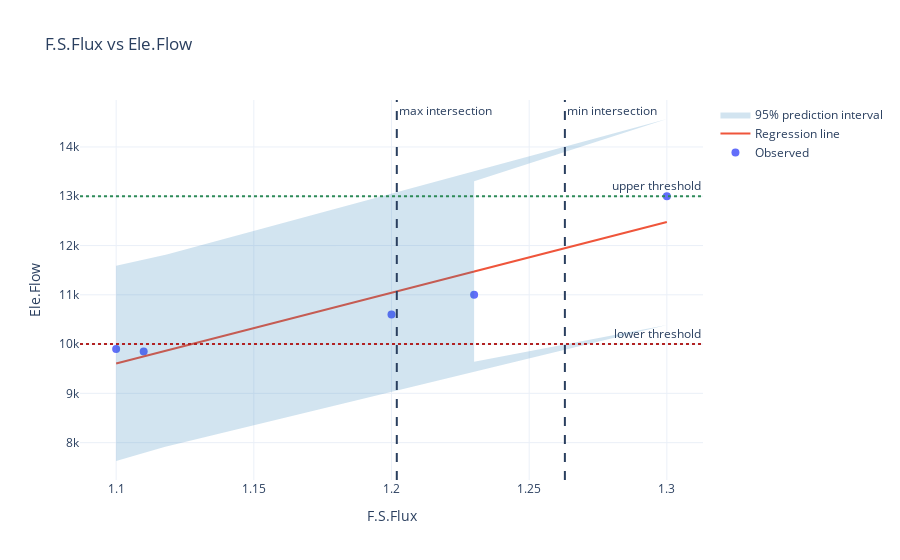

Here is the notebook cell this chart was saved with:
### Code cell
fig = go.Figure()

x_candidates = np.array([x.min(), x.max(), min_intersection, max_intersection], dtype=float)
y_candidates = np.array([y.min(), y.max(), Min_Ele_Flow, Max_Ele_Flow], dtype=float)

x_min = float(np.min(x_candidates))
x_max = float(np.max(x_candidates))
y_min = float(np.min(y_candidates))
y_max = float(np.max(y_candidates))

x_pad = (x_max - x_min) * 0.1
y_pad = (y_max - y_min) * 0.1
if x_pad == 0.0:
    x_pad = max(abs(x_min) * 0.1, 1.0)
if y_pad == 0.0:
    y_pad = max(abs(y_min) * 0.1, 1.0)

x_plot_min = x_min - x_pad
x_plot_max = x_max + x_pad
y_plot_min = y_min - y_pad
y_plot_max = y_max + y_pad

x_line = np.linspace(x_plot_min, x_plot_max, 200)
reg_line = slope * x_line + intercept
ci_lower_line = lower_fit[0] * x_line + lower_fit[1]
ci_upper_line = upper_fit[0] * x_line + upper_fit[1]

fig.add_trace(go.Scatter(
    x=x, y=y, mode='markers', name='Observed',
    marker=dict(size=8)
))

fig.add_trace(go.Scatter(
    x=x_line, y=reg_line, mode='lines', name='Regression line'
))

fig.add_trace(go.Scatter(
    x=x_line, y=ci_upper_line, mode='lines',
    line=dict(width=0), showlegend=False, hoverinfo='skip'
))
fig.add_trace(go.Scatter(
    x=x_line, y=ci_lower_line, mode='lines',
    line=dict(width=0), fill='tonexty',
    fillcolor='rgba(31, 119, 180, 0.2)', name='95% prediction interval'
))

fig.add_vline(x=min_intersection, line_dash='dash', line_color='red')
fig.add_vline(x=max_intersection, line_dash='dash', line_color='red')

fig.add_trace(go.Scatter(
    x=[x_plot_min, x_plot_max],
    y=[Min_Ele_Flow, Min_Ele_Flow],
    mode='lines',
    name='Ele.Flow???',
    line=dict(color='blue', width=2)
))
fig.add_trace(go.Scatter(
    x=[x_plot_min, x_plot_max],
    y=[Max_Ele_Flow, Max_Ele_Flow],
    mode='lines',
    name='Ele.Flow???',
    showlegend=False,
    line=dict(color='blue', width=2)
))

fig.add_trace(go.Scatter(
    x=[min_intersection, max_intersection],
    y=[Min_Ele_Flow, Max_Ele_Flow],
    mode='markers',
    showlegend=False,
    marker=dict(size=14, color='red', line=dict(color='black', width=1))
))

fig.update_layout(
    title='F.S.Flux vs Ele.Flow',
    xaxis_title='F.S.Flux',
    yaxis_title='Ele.Flow',
    template='plotly_white'
)

fig.update_xaxes(range=[x_plot_min, x_plot_max])
fig.update_yaxes(
    range=[y_plot_min, y_plot_max],
    tickformat=',.0f',
    separatethousands=True,
    exponentformat='none'
)

fig.show()

### Figure 1 — Plotly figure (JSON) as saved in the notebook; plotly's stock layout.template omitted (floating-point values rounded to 4 significant figures)
{"data": [{"marker": {"size": 8}, "mode": "markers", "name": "Observed", "type": "scatter", "x": [1.1, 1.2, 1.11, 1.3, 1.23], "y": [9900.0, 10600.0, 9850.0, 13000.0, 11000.0]}, {"mode": "lines", "name": "Regression line", "type": "scatter", "x": [1.1, 1.2, 1.11, 1.3, 1.23], "y": [9608.0, 11040.0, 9751.0, 12480.0, 11470.0]}, {"hoverinfo": "skip", "line": {"width": 0}, "mode": "lines", "showlegend": false, "type": "scatter", "x": [1.1, 1.2, 1.11, 1.3, 1.23], "y": [11590.0, 12830.0, 11690.0, 14570.0, 13300.0]}, {"fill": "tonexty", "fillcolor": "rgba(31, 119, 180, 0.2)", "line": {"width": 0}, "mode": "lines", "name": "95% prediction interval", "type": "scatter", "x": [1.1, 1.2, 1.11, 1.3, 1.23], "y": [7628.0, 9252.0, 7811.0, 10390.0, 9640.0]}], "layout": {"annotations": [{"showarrow": false, "text": "min intersection", "x": 1.263, "xanchor": "left", "xref": "x", "y": 1, "yanchor": "top", "yref": "y domain"}, {"showarrow": false, "text": "max intersection", "x": 1.202, "xanchor": "left", "xref": "x", "y": 1, "yanchor": "top", "yref": "y domain"}, {"showarrow": false, "text": "lower threshold", "x": 1, "xanchor": "right", "xref": "x domain", "y": 10000, "yanchor": "bottom", "yref": "y"}, {"showarrow": false, "text": "upper threshold", "x": 1, "xanchor": "right", "xref": "x domain", "y": 13000, "yanchor": "bottom", "yref": "y"}], "shapes": [{"line": {"dash": "dash"}, "type": "line", "x0": 1.263, "x1": 1.263, "xref": "x", "y0": 0, "y1": 1, "yref": "y domain"}, {"line": {"dash": "dash"}, "type": "line", "x0": 1.202, "x1": 1.202, "xref": "x", "y0": 0, "y1": 1, "yref": "y domain"}, {"line": {"color": "firebrick", "dash": "dot"}, "type": "line", "x0": 0, "x1": 1, "xref": "x domain", "y0": 10000, "y1": 10000, "yref": "y"}, {"line": {"color": "seagreen", "dash": "dot"}, "type": "line", "x0": 0, "x1": 1, "xref": "x domain", "y0": 13000, "y1": 13000, "yref": "y"}], "title": {"text": "F.S.Flux vs Ele.Flow"}, "xaxis": {"title": {"text": "F.S.Flux"}}, "yaxis": {"title": {"text": "Ele.Flow"}}}}
